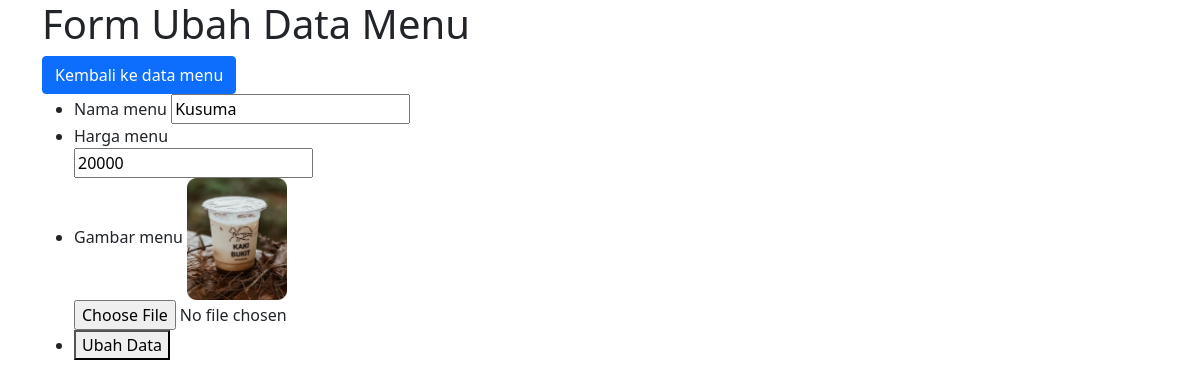
/ubah.php?id=6 (signed in), run on the app's committed database.
### tables this page shows
CREATE TABLE `listmenu` (
  `id` int(11) NOT NULL,
  `nama_menu` varchar(255) NOT NULL,
  `harga_menu` int(10) NOT NULL,
  `gambar` varchar(255) NOT NULL
);

### functions.php (called while the page is built, shortened)
<?php
function koneksi() {
    $conn = mysqli_connect('localhost', 'root', '', 'tubes_213040012') or die('KONEKSI GAGAL!');
    return $conn;
}
function query($query) {
    $conn = koneksi();
    $result = mysqli_query($conn, $query) or die(mysqli_error($conn));
    $rows = [];
    while ($row = mysqli_fetch_assoc($result)) {
        $rows[] = $row;
    }
    return $rows;
}
?>

### ubah.php (the view, shortened to what this page needs)
<?php
require 'functions.php';
$id = $_GET["id"];
$mnu = query("SELECT * FROM listmenu WHERE id = $id")[0];
?>
<!doctype html>
<html lang="en">
  <head>
    <link href="https://cdn.jsdelivr.net/npm/bootstrap@5.1.3/dist/css/bootstrap.min.css" rel="stylesheet">
  </head>
  <body>
    <div class="container">
      <h1>Form Ubah Data  Menu</h1>
      <a href="databasemenu.php" class="btn btn-primary">Kembali ke data menu</a>
      <form action="" method="POST" enctype="multipart/form-data">
      <ul>
        <li>
          <label for="namamenu">Nama menu</label>
          <input type="text" name="namamenu" id="namamenu" required value="<?= $mnu["nama_menu"];?>">
        </li>
        <li>
          <label for="hargamenu">Harga menu</label><br>
          <input type="text" name="hargamenu" id="hargamenu" required value="<?= $mnu["harga_menu"];?>"></li>
        <li>
          <label for="gambar">Gambar menu</label>
          <img src="img/<?= $mnu['gambar'];?>" width="100px"><br>
          <input type="file" name="gambar" id="gambar "></li>
        <li>
          <button type="submit" name="ubah">Ubah Data</button>
        </li>
      </ul>
      </form>
    </div>
  </body>
</html>

### data on the page
listmenu: namamenu "Kusuma", hargamenu "20000", gambar (picture)
